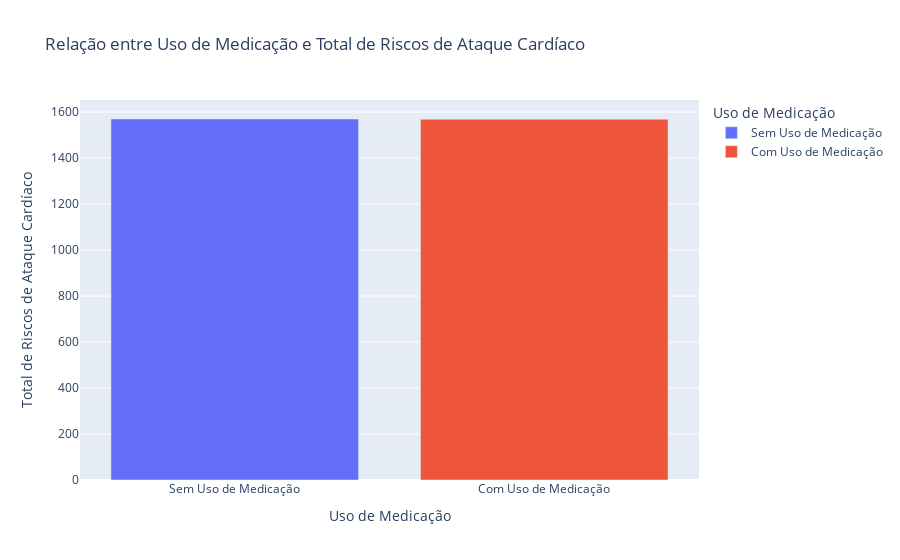
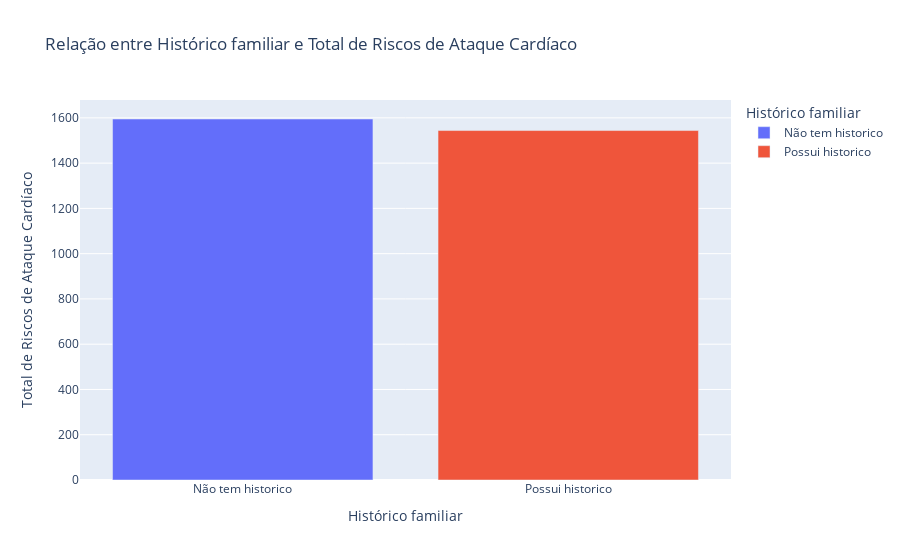
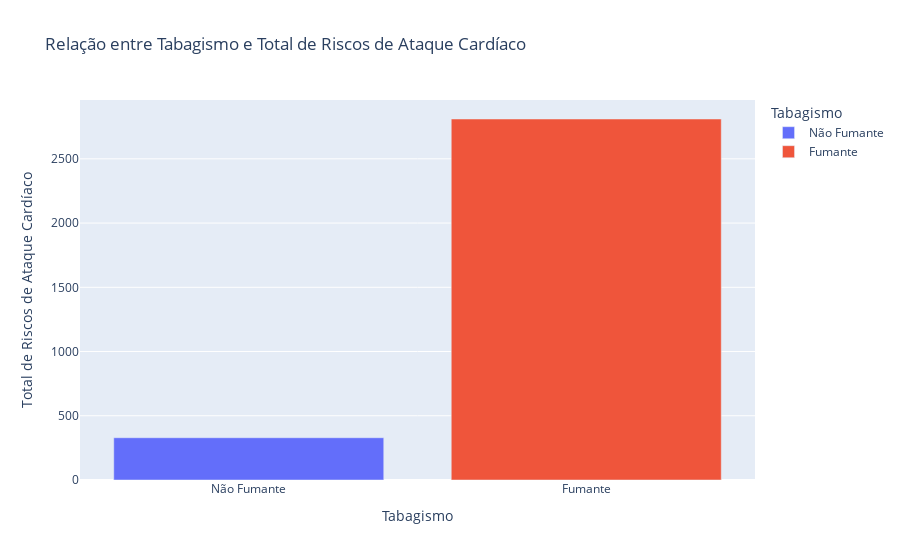

The cell these charts' notebook holds for them, in order:
### Code cell
plot_heart_risk_sum_by_condition(df, 'Medication Use', 'Uso de Medicação', medication_labels)
plot_heart_risk_sum_by_condition(df, 'Family History', 'Histórico familiar', familiar_labels)
plot_heart_risk_sum_by_condition(df, 'Smoking', 'Tabagismo', smoking_labels)

### Figure 1 — Plotly figure (JSON) as saved in the notebook; plotly's stock layout.template omitted (floating-point values rounded to 4 significant figures)
{"data": [{"alignmentgroup": "True", "hovertemplate": "Uso de Medicação=%{x}<br>Total de Riscos de Ataque Cardíaco=%{y}<extra></extra>", "legendgroup": "Sem Uso de Medicação", "marker": {"color": "#636efa", "pattern": {"shape": ""}}, "name": "Sem Uso de Medicação", "offsetgroup": "Sem Uso de Medicação", "orientation": "v", "showlegend": true, "textposition": "auto", "type": "bar", "x": ["Sem Uso de Medicação"], "xaxis": "x", "y": [1570], "yaxis": "y"}, {"alignmentgroup": "True", "hovertemplate": "Uso de Medicação=%{x}<br>Total de Riscos de Ataque Cardíaco=%{y}<extra></extra>", "legendgroup": "Com Uso de Medicação", "marker": {"color": "#EF553B", "pattern": {"shape": ""}}, "name": "Com Uso de Medicação", "offsetgroup": "Com Uso de Medicação", "orientation": "v", "showlegend": true, "textposition": "auto", "type": "bar", "x": ["Com Uso de Medicação"], "xaxis": "x", "y": [1569], "yaxis": "y"}], "layout": {"autosize": true, "barmode": "relative", "legend": {"title": {"text": "Uso de Medicação"}, "tracegroupgap": 0}, "title": {"text": "Relação entre Uso de Medicação e Total de Riscos de Ataque Cardíaco"}, "xaxis": {"anchor": "y", "autorange": true, "categoryarray": ["Sem Uso de Medicação", "Com Uso de Medicação"], "categoryorder": "array", "domain": [0, 1], "range": [-0.5, 1.5], "title": {"text": "Uso de Medicação"}, "type": "category"}, "yaxis": {"anchor": "x", "autorange": true, "domain": [0, 1], "range": [0, 1653.0], "title": {"text": "Total de Riscos de Ataque Cardíaco"}, "type": "linear"}}}

### Figure 2 — Plotly figure (JSON) as saved in the notebook; plotly's stock layout.template omitted (floating-point values rounded to 4 significant figures)
{"data": [{"alignmentgroup": "True", "hovertemplate": "Histórico familiar=%{x}<br>Total de Riscos de Ataque Cardíaco=%{y}<extra></extra>", "legendgroup": "Não tem historico", "marker": {"color": "#636efa", "pattern": {"shape": ""}}, "name": "Não tem historico", "offsetgroup": "Não tem historico", "orientation": "v", "showlegend": true, "textposition": "auto", "type": "bar", "x": ["Não tem historico"], "xaxis": "x", "y": [1595], "yaxis": "y"}, {"alignmentgroup": "True", "hovertemplate": "Histórico familiar=%{x}<br>Total de Riscos de Ataque Cardíaco=%{y}<extra></extra>", "legendgroup": "Possui historico", "marker": {"color": "#EF553B", "pattern": {"shape": ""}}, "name": "Possui historico", "offsetgroup": "Possui historico", "orientation": "v", "showlegend": true, "textposition": "auto", "type": "bar", "x": ["Possui historico"], "xaxis": "x", "y": [1544], "yaxis": "y"}], "layout": {"autosize": true, "barmode": "relative", "legend": {"title": {"text": "Histórico familiar"}, "tracegroupgap": 0}, "title": {"text": "Relação entre Histórico familiar e Total de Riscos de Ataque Cardíaco"}, "xaxis": {"anchor": "y", "autorange": true, "categoryarray": ["Não tem historico", "Possui historico"], "categoryorder": "array", "domain": [0, 1], "range": [-0.5, 1.5], "title": {"text": "Histórico familiar"}, "type": "category"}, "yaxis": {"anchor": "x", "autorange": true, "domain": [0, 1], "range": [0, 1679.0], "title": {"text": "Total de Riscos de Ataque Cardíaco"}, "type": "linear"}}}

### Figure 3 — Plotly figure (JSON) as saved in the notebook; plotly's stock layout.template omitted (floating-point values rounded to 4 significant figures)
{"data": [{"alignmentgroup": "True", "hovertemplate": "Tabagismo=%{x}<br>Total de Riscos de Ataque Cardíaco=%{y}<extra></extra>", "legendgroup": "Não Fumante", "marker": {"color": "#636efa", "pattern": {"shape": ""}}, "name": "Não Fumante", "offsetgroup": "Não Fumante", "orientation": "v", "showlegend": true, "textposition": "auto", "type": "bar", "x": ["Não Fumante"], "xaxis": "x", "y": [329], "yaxis": "y"}, {"alignmentgroup": "True", "hovertemplate": "Tabagismo=%{x}<br>Total de Riscos de Ataque Cardíaco=%{y}<extra></extra>", "legendgroup": "Fumante", "marker": {"color": "#EF553B", "pattern": {"shape": ""}}, "name": "Fumante", "offsetgroup": "Fumante", "orientation": "v", "showlegend": true, "textposition": "auto", "type": "bar", "x": ["Fumante"], "xaxis": "x", "y": [2810], "yaxis": "y"}], "layout": {"autosize": true, "barmode": "relative", "legend": {"title": {"text": "Tabagismo"}, "tracegroupgap": 0}, "title": {"text": "Relação entre Tabagismo e Total de Riscos de Ataque Cardíaco"}, "xaxis": {"anchor": "y", "autorange": true, "categoryarray": ["Não Fumante", "Fumante"], "categoryorder": "array", "domain": [0, 1], "range": [-0.5, 1.5], "title": {"text": "Tabagismo"}, "type": "category"}, "yaxis": {"anchor": "x", "autorange": true, "domain": [0, 1], "range": [0, 2958.0], "title": {"text": "Total de Riscos de Ataque Cardíaco"}, "type": "linear"}}}
